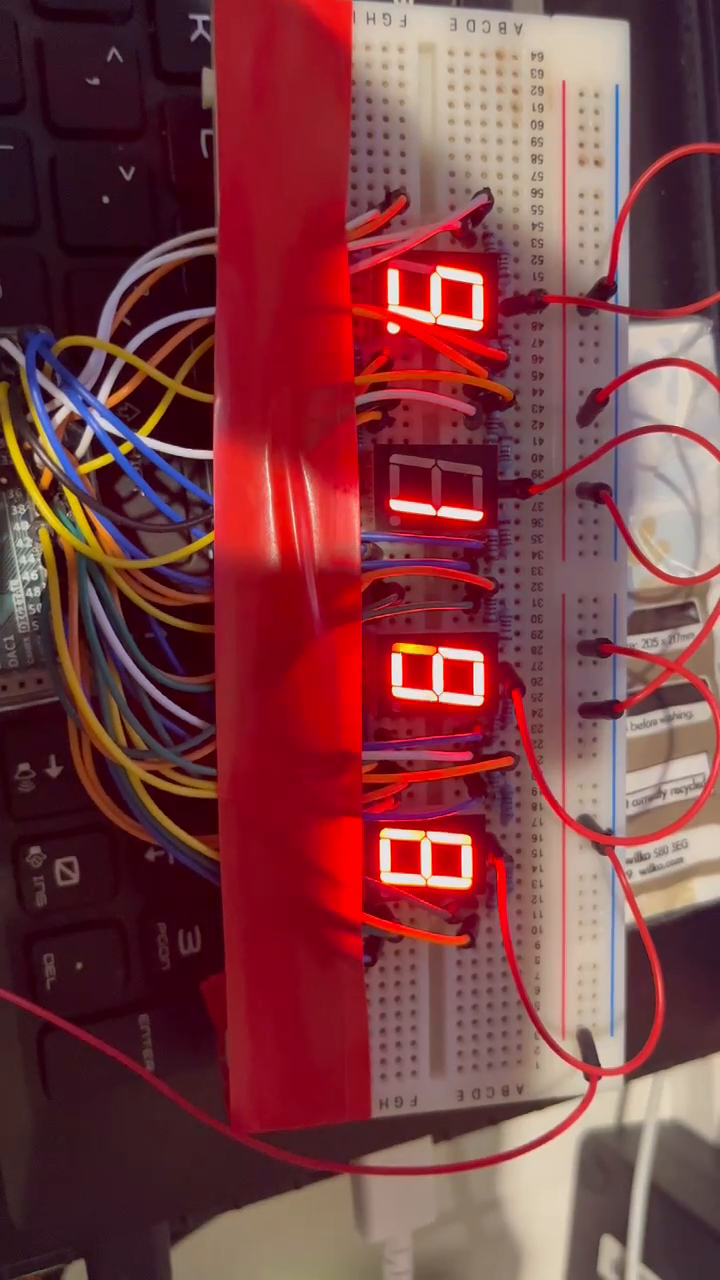
#> input picture frame 8 of LatencyMeasurement/VideoTime/Videos/FastClock.mp4, 720 x 1280 px, given in place of hardware_latency.mp4, which was not available
$ jupyter execute --allow-errors plot.ipynb   (text cells are left out)
#> lines starting #> are read from the running program, lines starting #| are printed output that depends on the picture; after the words box and inside, x2 and y2 are one past the last pixel; in counts of white or black regions, pixels touching at a corner belong together; pictures that were not available may be replaced by others from this repository, and a replacement may not be noted
#> further down, frame is the input picture: shape (1280, 720, 3); mean B, G, R 66.7, 62.2, 123.8
#> `gray = cv2.cvtColor(frame, cv2.COLOR_BGR2GRAY)`:
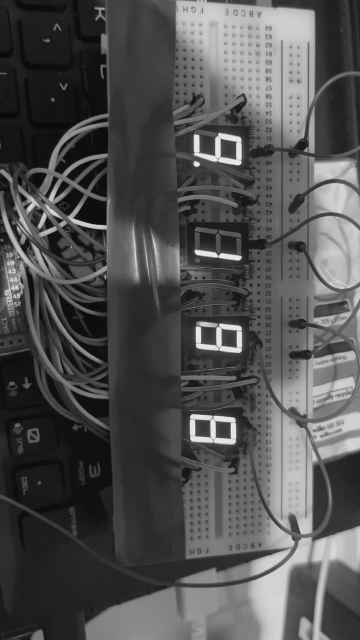
#> gray: shape (1280, 720) (shown at 1/2 size); min 4, max 248, mean 81.2
#> `equalized_image = cv2.equalizeHist(gray)`:
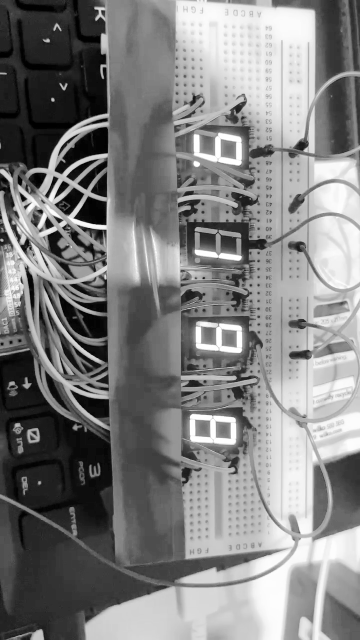
#> equalized_image: shape (1280, 720) (shown at 1/2 size); min 0, max 255, mean 128.4
#> `_, threshold1 = cv2.threshold(equalized_image, 70, 255, cv2.THRESH_BIN..`:
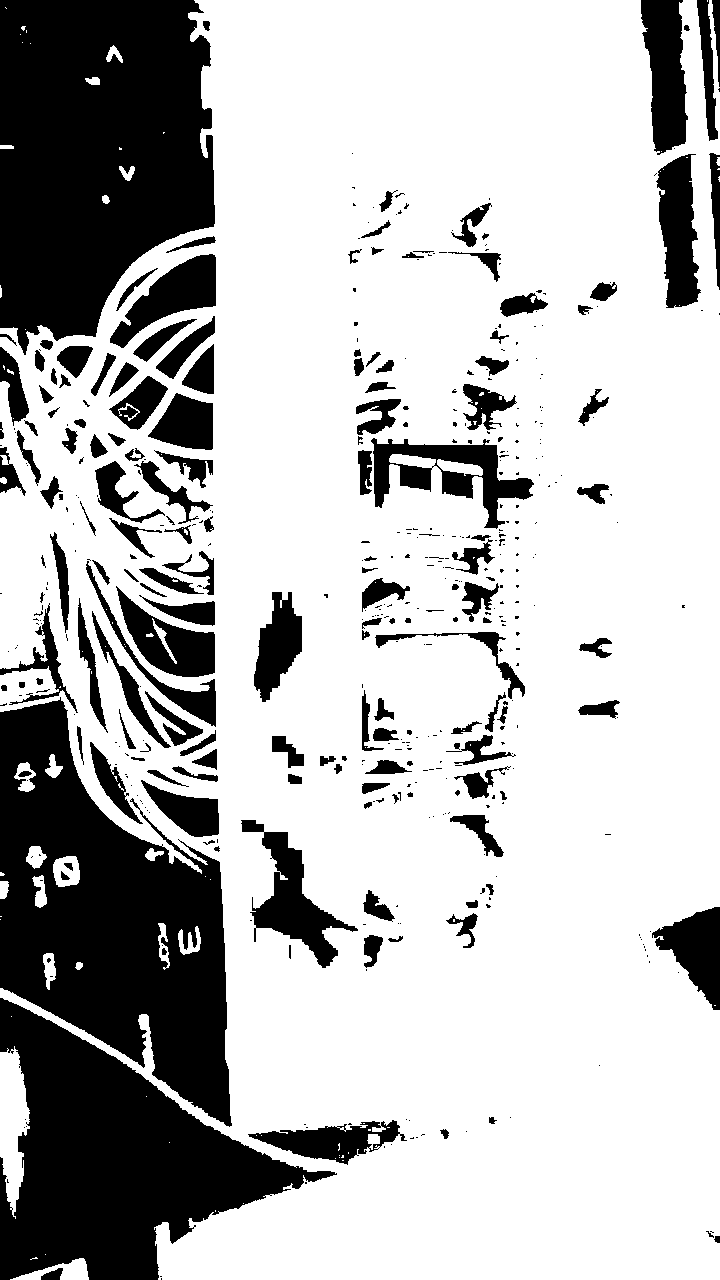
#> threshold1: shape (1280, 720); 72.8% white; 479 black regions (311 under 20 px), largest, box (x1, y1, x2, y2) and area: (0, 0, 215, 355) 60086, (0, 697, 232, 1127) 54470, (0, 998, 337, 1280) 44950
[cell 1]
import numpy as np
import cv2
import pytesseract
import matplotlib
import matplotlib.pyplot as plt

[cell 2]
realTime_list = []
showTime_list = []

# Set tesseract path to the location of tesseract.exe
pytesseract.pytesseract.tesseract_cmd = r'D:\Program Files\Tesseract-OCR\tesseract.exe'
config = '-c tessedit_char_whitelist=0123456789 --psm 6'
# Open video file
video = cv2.VideoCapture('Videos/hardware_latency.mp4')

#> (the rest of this cell did not finish here and is left out)

[cell 3]
timeCount = np.c_[realTime_list, showTime_list]
latency_list = []

for i in range(len(timeCount)):
    if len(timeCount[i, 0])==7 and len(timeCount[i, 1])==7 and int(timeCount[i, 0]) > int(timeCount[i, 1]):
        if i > 0 and i < len(timeCount) - 1:
            if int(timeCount[i, 0]) >= int(timeCount[i-1, 0]) and int(timeCount[i, 1]) >= int(timeCount[i-1, 1]):
                realTime_ms = int(timeCount[i, 0]) % 1000 + int(int(timeCount[i, 0]) / 1000) % 100 * 1000 + \
                            int(int(int(timeCount[i, 0]) / 1000) / 100) * 60 * 1000
                showTime_ms = int(timeCount[i, 1]) % 1000 + int(int(timeCount[i, 1]) / 1000) % 100 * 1000 + \
                            int(int(int(timeCount[i, 1]) / 1000) / 100) * 60 * 1000
                latency_list.append(realTime_ms - showTime_ms + 100)
        else:
            realTime_ms = int(timeCount[i, 0]) % 1000 + int(int(timeCount[i, 0]) / 1000) % 100 * 1000 + \
                        int(int(int(timeCount[i, 0]) / 1000) / 100) * 60 * 1000
            showTime_ms = int(timeCount[i, 1]) % 1000 + int(int(timeCount[i, 1]) / 1000) % 100 * 1000 + \
                        int(int(int(timeCount[i, 1]) / 1000) / 100) * 60 * 1000
            latency_list.append(realTime_ms - showTime_ms + 100)

latency_mean = np.mean(latency_list)
latency_std = np.std(latency_list)
threshold = 0.5
microusb_latency = [x for x in latency_list if abs(x - latency_mean) < threshold * latency_std]

labels=["Micro-USB"]
plt.boxplot(microusb_latency, labels=labels)
plt.title('Hardware Latency')
plt.ylabel('milliseconds')
plt.savefig('figures/hardware_latency.pdf')
plt.show()

[cell 4]
realTime_list = []
showTime_list = []

# Set tesseract path to the location of tesseract.exe
pytesseract.pytesseract.tesseract_cmd = r'D:\Program Files\Tesseract-OCR\tesseract.exe'
config = '-c tessedit_char_whitelist=0123456789 --psm 6'
# Open video file
video = cv2.VideoCapture('Videos/vp8.mp4')

#> (the rest of this cell did not finish here and is left out)

[cell 5]
timeCount = np.c_[realTime_list, showTime_list]
latency_list = []

for i in range(len(timeCount)):
    if len(timeCount[i, 0])==7 and len(timeCount[i, 1])==7 and int(timeCount[i, 0]) > int(timeCount[i, 1]):
        if i > 0 and i < len(timeCount) - 1:
            if int(timeCount[i, 0]) >= int(timeCount[i-1, 0]) and int(timeCount[i, 1]) >= int(timeCount[i-1, 1]):
                realTime_ms = int(timeCount[i, 0]) % 1000 + int(int(timeCount[i, 0]) / 1000) % 100 * 1000 + \
                            int(int(int(timeCount[i, 0]) / 1000) / 100) * 60 * 1000
                showTime_ms = int(timeCount[i, 1]) % 1000 + int(int(timeCount[i, 1]) / 1000) % 100 * 1000 + \
                            int(int(int(timeCount[i, 1]) / 1000) / 100) * 60 * 1000
                latency_list.append(realTime_ms - showTime_ms)
        else:
            realTime_ms = int(timeCount[i, 0]) % 1000 + int(int(timeCount[i, 0]) / 1000) % 100 * 1000 + \
                        int(int(int(timeCount[i, 0]) / 1000) / 100) * 60 * 1000
            showTime_ms = int(timeCount[i, 1]) % 1000 + int(int(timeCount[i, 1]) / 1000) % 100 * 1000 + \
                        int(int(int(timeCount[i, 1]) / 1000) / 100) * 60 * 1000
            latency_list.append(realTime_ms - showTime_ms)


latency_list = [x for x in latency_list if x < 5000]
latency_mean = np.mean(latency_list)
latency_std = np.std(latency_list)
threshold = 5
vp8_latency = [x for x in latency_list if abs(x - latency_mean) < threshold * latency_std]
labels=["VP8"]
plt.boxplot(vp8_latency, labels=labels)
plt.title('Latency')
plt.ylabel('milliseconds')
plt.show()

[cell 6]
realTime_list = []
showTime_list = []

# Set tesseract path to the location of tesseract.exe
pytesseract.pytesseract.tesseract_cmd = r'D:\Program Files\Tesseract-OCR\tesseract.exe'
config = '-c tessedit_char_whitelist=0123456789 --psm 6'
# Open video file
video = cv2.VideoCapture('Videos/vp9.mp4')

#> (the rest of this cell did not finish here and is left out)

[cell 7]
timeCount = np.c_[realTime_list, showTime_list]
latency_list = []

for i in range(len(timeCount)):
    if len(timeCount[i, 0])==7 and len(timeCount[i, 1])==7 and int(timeCount[i, 0]) > int(timeCount[i, 1]):
        if i > 0 and i < len(timeCount) - 1:
            if int(timeCount[i, 0]) >= int(timeCount[i-1, 0]) and int(timeCount[i, 1]) >= int(timeCount[i-1, 1]):
                realTime_ms = int(timeCount[i, 0]) % 1000 + int(int(timeCount[i, 0]) / 1000) % 100 * 1000 + \
                            int(int(int(timeCount[i, 0]) / 1000) / 100) * 60 * 1000
                showTime_ms = int(timeCount[i, 1]) % 1000 + int(int(timeCount[i, 1]) / 1000) % 100 * 1000 + \
                            int(int(int(timeCount[i, 1]) / 1000) / 100) * 60 * 1000
                latency_list.append(realTime_ms - showTime_ms)
        else:
            realTime_ms = int(timeCount[i, 0]) % 1000 + int(int(timeCount[i, 0]) / 1000) % 100 * 1000 + \
                        int(int(int(timeCount[i, 0]) / 1000) / 100) * 60 * 1000
            showTime_ms = int(timeCount[i, 1]) % 1000 + int(int(timeCount[i, 1]) / 1000) % 100 * 1000 + \
                        int(int(int(timeCount[i, 1]) / 1000) / 100) * 60 * 1000
            latency_list.append(realTime_ms - showTime_ms)


latency_list = [x for x in latency_list if x < 5000]
latency_mean = np.mean(latency_list)
latency_std = np.std(latency_list)
threshold = 2
vp9_latency = [x for x in latency_list if abs(x - latency_mean) < threshold * latency_std]
labels=["VP9"]
plt.boxplot(vp9_latency, labels=labels)
plt.title('Latency')
plt.ylabel('milliseconds')
plt.show()

[cell 8]
realTime_list = []
showTime_list = []

# Set tesseract path to the location of tesseract.exe
pytesseract.pytesseract.tesseract_cmd = r'D:\Program Files\Tesseract-OCR\tesseract.exe'
config = '-c tessedit_char_whitelist=0123456789 --psm 6'
# Open video file
video = cv2.VideoCapture('Videos/H264.mp4')

#> (the rest of this cell did not finish here and is left out)

[cell 9]
timeCount = np.c_[realTime_list, showTime_list]
latency_list = []

for i in range(len(timeCount)):
    if len(timeCount[i, 0])==7 and len(timeCount[i, 1])==7 and int(timeCount[i, 0]) > int(timeCount[i, 1]):
        if i > 0 and i < len(timeCount) - 1:
            if int(timeCount[i, 0]) >= int(timeCount[i-1, 0]) and int(timeCount[i, 1]) >= int(timeCount[i-1, 1]):
                realTime_ms = int(timeCount[i, 0]) % 1000 + int(int(timeCount[i, 0]) / 1000) % 100 * 1000 + \
                            int(int(int(timeCount[i, 0]) / 1000) / 100) * 60 * 1000
                showTime_ms = int(timeCount[i, 1]) % 1000 + int(int(timeCount[i, 1]) / 1000) % 100 * 1000 + \
                            int(int(int(timeCount[i, 1]) / 1000) / 100) * 60 * 1000
                latency_list.append(realTime_ms - showTime_ms)
        else:
            realTime_ms = int(timeCount[i, 0]) % 1000 + int(int(timeCount[i, 0]) / 1000) % 100 * 1000 + \
                        int(int(int(timeCount[i, 0]) / 1000) / 100) * 60 * 1000
            showTime_ms = int(timeCount[i, 1]) % 1000 + int(int(timeCount[i, 1]) / 1000) % 100 * 1000 + \
                        int(int(int(timeCount[i, 1]) / 1000) / 100) * 60 * 1000
            latency_list.append(realTime_ms - showTime_ms)


latency_list = [x for x in latency_list if x < 5000]
latency_mean = np.mean(latency_list)
latency_std = np.std(latency_list)
threshold = 2
h264_latency = [x for x in latency_list if abs(x - latency_mean) < threshold * latency_std]
labels=["H.264"]
plt.boxplot(h264_latency, labels=labels)
plt.title('Latency')
plt.ylabel('milliseconds')
plt.show()

[cell 10]
realTime_list = []
showTime_list = []

# Set tesseract path to the location of tesseract.exe
pytesseract.pytesseract.tesseract_cmd = r'D:\Program Files\Tesseract-OCR\tesseract.exe'
config = '-c tessedit_char_whitelist=0123456789 --psm 6'
# Open video file
video = cv2.VideoCapture('Videos/AV1.mp4')

#> (the rest of this cell did not finish here and is left out)

[cell 11]
timeCount = np.c_[realTime_list, showTime_list]
latency_list = []

for i in range(len(timeCount)):
    if len(timeCount[i, 0])==7 and len(timeCount[i, 1])==7 and int(timeCount[i, 0]) > int(timeCount[i, 1]):
        if i > 0 and i < len(timeCount) - 1:
            if int(timeCount[i, 0]) >= int(timeCount[i-1, 0]) and int(timeCount[i, 1]) >= int(timeCount[i-1, 1]):
                realTime_ms = int(timeCount[i, 0]) % 1000 + int(int(timeCount[i, 0]) / 1000) % 100 * 1000 + \
                            int(int(int(timeCount[i, 0]) / 1000) / 100) * 60 * 1000
                showTime_ms = int(timeCount[i, 1]) % 1000 + int(int(timeCount[i, 1]) / 1000) % 100 * 1000 + \
                            int(int(int(timeCount[i, 1]) / 1000) / 100) * 60 * 1000
                latency_list.append(realTime_ms - showTime_ms)
        else:
            realTime_ms = int(timeCount[i, 0]) % 1000 + int(int(timeCount[i, 0]) / 1000) % 100 * 1000 + \
                        int(int(int(timeCount[i, 0]) / 1000) / 100) * 60 * 1000
            showTime_ms = int(timeCount[i, 1]) % 1000 + int(int(timeCount[i, 1]) / 1000) % 100 * 1000 + \
                        int(int(int(timeCount[i, 1]) / 1000) / 100) * 60 * 1000
            latency_list.append(realTime_ms - showTime_ms)


latency_list = [x for x in latency_list if x < 5000]
latency_mean = np.mean(latency_list)
latency_std = np.std(latency_list)
threshold = 2
av1_latency = [x for x in latency_list if abs(x - latency_mean) < threshold * latency_std]
print(len(av1_latency))
labels=["AV1"]
plt.boxplot(av1_latency, labels=labels)
plt.title('Latency')
plt.ylabel('milliseconds')
plt.show()

[cell 12]
labels=["VP8", "VP9", "H.264", "AV1"]
latency = [vp8_latency, vp9_latency, h264_latency, av1_latency]
plt.boxplot(latency, labels=labels)
plt.title('System Latency')
plt.ylabel('milliseconds')
plt.savefig("figures/HQ_latency.pdf")
#> `_, threshold2 = cv2.threshold(equalized_image, 220, 255, cv2.THRESH_BI..`:
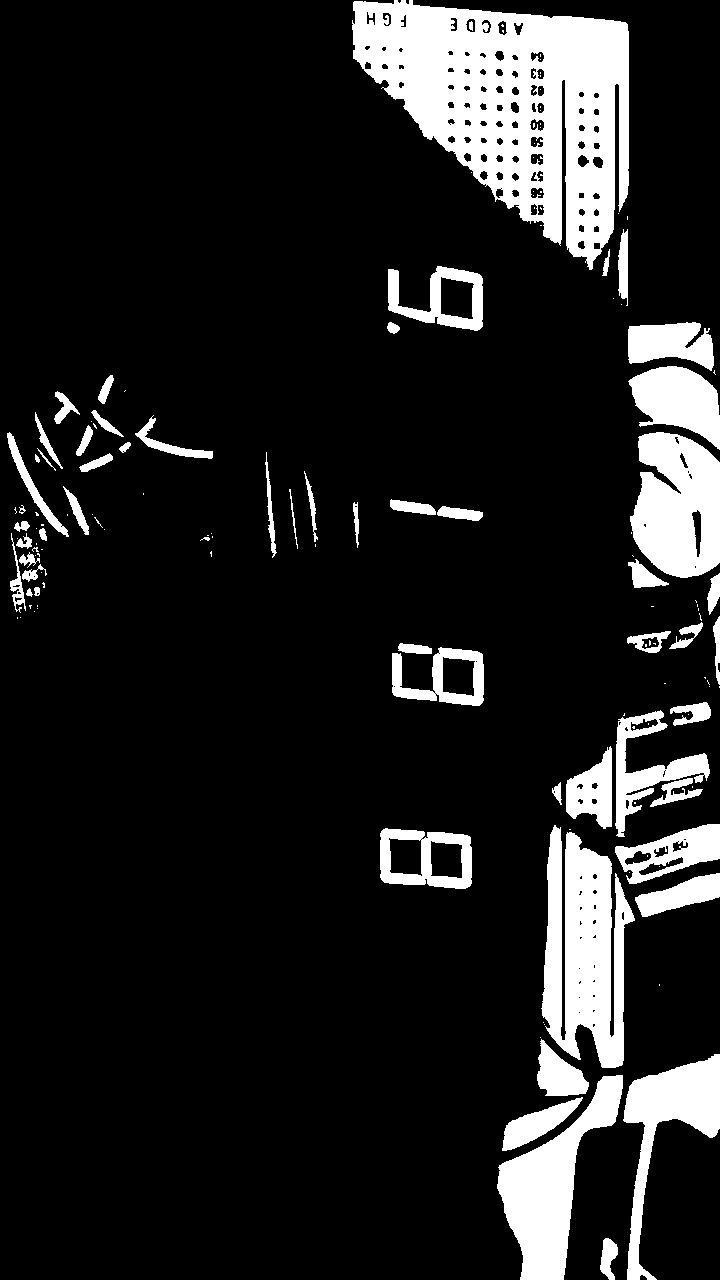
#> threshold2: shape (1280, 720); 13.5% white; 144 white regions (86 under 20 px), largest, box (x1, y1, x2, y2) and area: (352, 0, 629, 270) 41404, (541, 825, 635, 1068) 14466, (630, 432, 720, 578) 10151
plt.show()

[cell 13]
realTime_list = []
showTime_list = []

# Set tesseract path to the location of tesseract.exe
pytesseract.pytesseract.tesseract_cmd = r'D:\Program Files\Tesseract-OCR\tesseract.exe'
config = '-c tessedit_char_whitelist=0123456789 --psm 6'
# Open video file
video = cv2.VideoCapture('Videos/AHQ_VP9.mp4')

#> (the rest of this cell did not finish here and is left out)

[cell 14]
timeCount = np.c_[realTime_list, showTime_list]
latency_list = []

for i in range(len(timeCount)):
    if len(timeCount[i, 0])==7 and len(timeCount[i, 1])==7 and int(timeCount[i, 0]) > int(timeCount[i, 1]):
        if i > 0 and i < len(timeCount) - 1:
            if int(timeCount[i, 0]) >= int(timeCount[i-1, 0]) and int(timeCount[i, 1]) >= int(timeCount[i-1, 1]):
                realTime_ms = int(timeCount[i, 0]) % 1000 + int(int(timeCount[i, 0]) / 1000) % 100 * 1000 + \
                            int(int(int(timeCount[i, 0]) / 1000) / 100) * 60 * 1000
                showTime_ms = int(timeCount[i, 1]) % 1000 + int(int(timeCount[i, 1]) / 1000) % 100 * 1000 + \
                            int(int(int(timeCount[i, 1]) / 1000) / 100) * 60 * 1000
                latency_list.append(realTime_ms - showTime_ms)
        else:
            realTime_ms = int(timeCount[i, 0]) % 1000 + int(int(timeCount[i, 0]) / 1000) % 100 * 1000 + \
                        int(int(int(timeCount[i, 0]) / 1000) / 100) * 60 * 1000
            showTime_ms = int(timeCount[i, 1]) % 1000 + int(int(timeCount[i, 1]) / 1000) % 100 * 1000 + \
                        int(int(int(timeCount[i, 1]) / 1000) / 100) * 60 * 1000
            latency_list.append(realTime_ms - showTime_ms)


latency_list = [x for x in latency_list if x < 5000]
latency_mean = np.mean(latency_list)
latency_std = np.std(latency_list)
threshold = 2
ahq_av9_latency = [x for x in latency_list if abs(x - latency_mean) < threshold * latency_std]
labels=["VP9(AHQ)"]
plt.boxplot(ahq_av9_latency, labels=labels)
plt.title('Latency')
plt.ylabel('milliseconds')
plt.show()
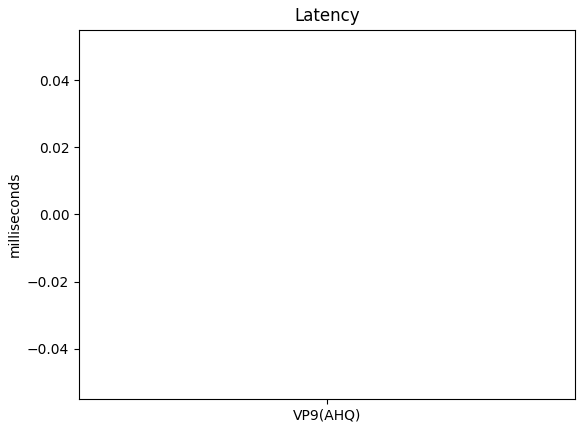
#> figure drawn by matplotlib, 1 panel

[cell 15]
labels=["VP9(HQ)", "VP9(AHQ)"]
latency = [vp9_latency, ahq_av9_latency]
plt.boxplot(latency, labels=labels)
plt.title('System Latency')
plt.ylabel('milliseconds')
plt.savefig("figures/AHQ_latency.pdf")
plt.show()
